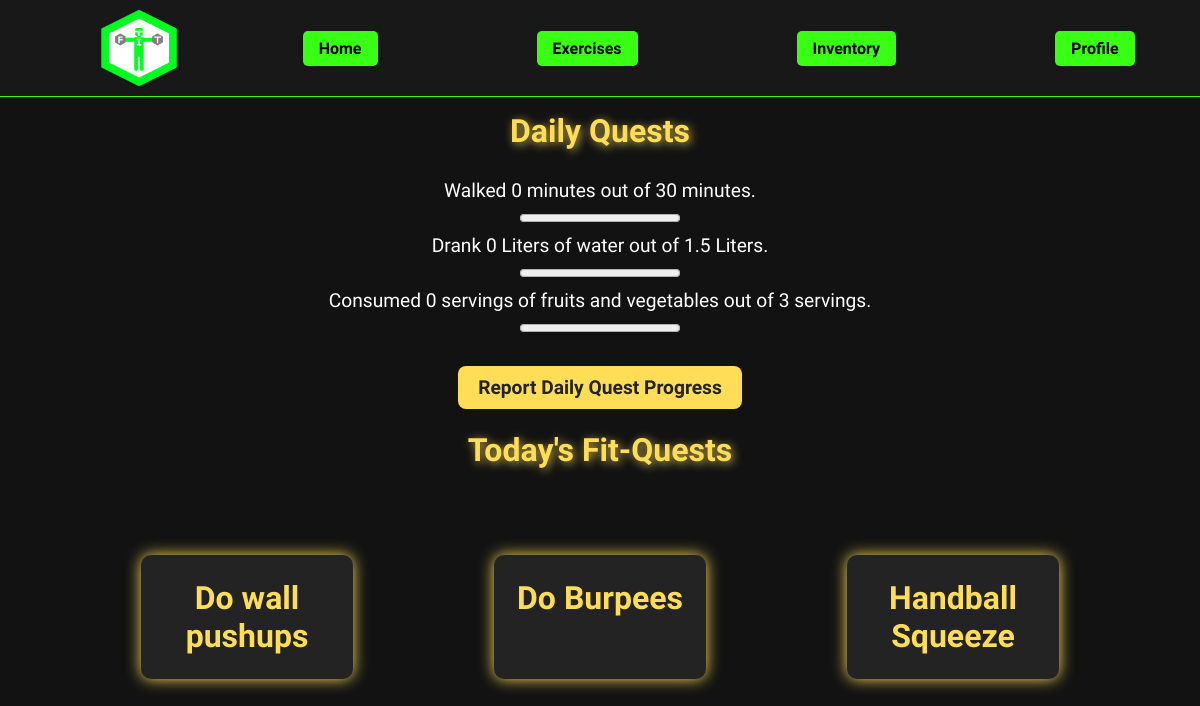
Before: /fitness/fitquests/ (signed in) with the older database file.
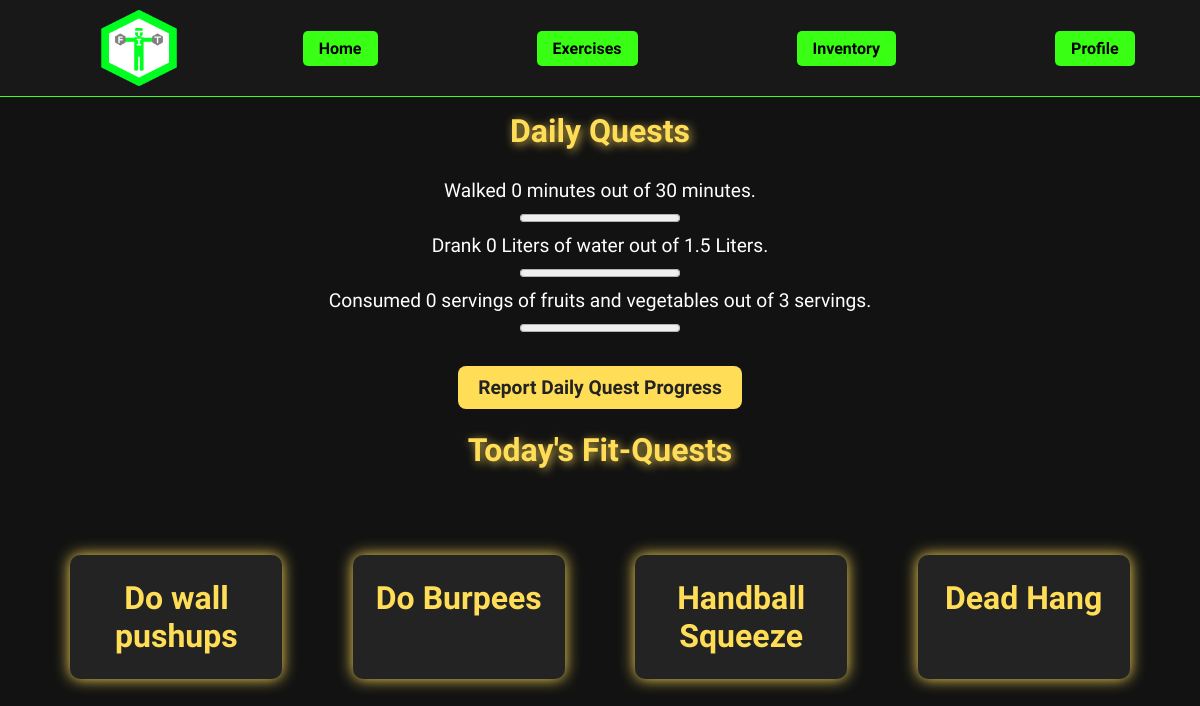
After: the same page with the newer database file.
### fitness/models.py (models this page shows, shortened)
class Task(models.Model):
    DIFFICULTIES = (('Noob', 'Noob'), ('Easy', 'Easy'), ('Medium', 'Medium'), ('Hard', 'Hard'), ('Expert', 'Expert'))
    name = models.CharField(max_length=255)
    sets = models.IntegerField()
    difficulty_score = models.CharField(max_length=31, choices=DIFFICULTIES, default='Medium')
    num_per_set = models.IntegerField()
    end_date = models.DateTimeField(null=True)
    user = models.ForeignKey(FitCrawlerUser, on_delete=models.CASCADE)
    exercise = models.ForeignKey(Exercise, on_delete=models.CASCADE)

### fitness/views.py (the view)
# urls.py: path('fitquests/', views.view_current_tasks, name='view_current_tasks'),
@login_required
def view_current_tasks(request):
    if request.user.user_type == 'FitGuildOfficer':
        return redirect('fitness:home')
    else:
        with connection.cursor() as cursor:
            cursor.execute("""
                SELECT id, name
                FROM fitness_task
                WHERE user_id = %s
                    AND STRFTIME('%%Y%%m%%d', %s) < STRFTIME('%%Y%%m%%d', end_date)
                    AND id NOT IN
                    (SELECT task_id FROM fitness_tasklog
                    WHERE user_id = %s AND DATE(time_completed) = DATE(%s))
                """,
                [request.user.id, datetime.datetime.now(), request.user.id, datetime.datetime.now()]
            )
            task_rows = cursor.fetchall()
            cursor.execute("""
                SELECT minutes_walked, water_drank_L, fruit_veggie_servings
                FROM fitness_dailylog
                WHERE user_id = %s AND DATE(time_completed) = DATE(%s)
                """,
                [request.user.id, datetime.datetime.now()]
            )
            daily_row = cursor.fetchone()
        if daily_row:
            template_args = {'task_rows': task_rows, 'walk_goal': DAILY_WALK, 'water_goal': DAILY_WATER, 'fruit_veg_goal': DAILY_FRUIT_VEG, 'mins_walk': daily_row[0], 'water': daily_row[1], 'fruit_veg': daily_row[2]}
        else:
            template_args = {'task_rows': task_rows, 'walk_goal': DAILY_WALK, 'water_goal': DAILY_WATER, 'fruit_veg_goal': DAILY_FRUIT_VEG, 'mins_walk': 0, 'water': 0, 'fruit_veg': 0}
        return render(request, 'fitness/view_current_tasks.html', template_args)

### fitness/templates/fitness/view_current_tasks.html (shortened to what this page needs)
{% extends 'fitness/header.html' %}
{% load static %}
{% block content%}
<link rel="stylesheet" type="text/css" href="{% static 'fitness/view_current_tasks.css' %}">
    <h1>Daily Quests</h1>
    <p>Walked {{mins_walk}} minutes out of {{walk_goal}} minutes.</p>
    <progress value="{{mins_walk}}" max="{{walk_goal}}"></progress>
    <p>Drank {{water}} Liters of water out of {{water_goal}} Liters.</p>
    <progress value="{{water}}" max="{{water_goal}}"></progress>
    <p>Consumed {{fruit_veg}} servings of fruits and vegetables out of {{fruit_veg_goal}} servings.</p>
    <progress value="{{fruit_veg}}" max="{{fruit_veg_goal}}"></progress>
    <p class="report_progress">
        <a href="{% url 'fitness:complete_daily' %}">
        Report Daily Quest Progress
        </a>
    </p>
    <h1>Today's Fit-Quests<h1>
    {% if task_rows %}
        <ul>
        {% for task_id, task_name in task_rows %}
            <li>
                <a href="{% url 'fitness:task_details' task_pk=task_id %}">
                {{task_name}}
                </a>
            </li>
        {% endfor %}
        </ul>
    {% else %}
        <h3>All Fit-Quests Complete</h3>
    {% endif %}
{% endblock %}

Changed rows visible on the page:
added Task: name "Dead Hang"
